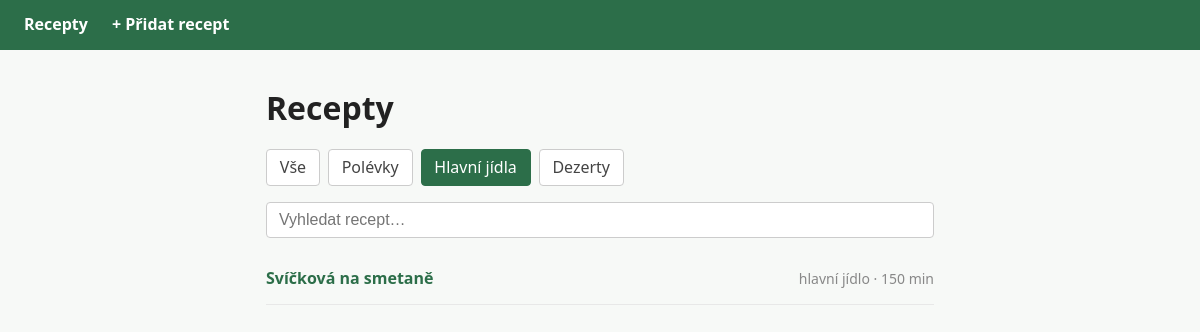
The page /?kat=hlavní+jídlo on the database its author committed.
### tables this page shows
CREATE TABLE recepty (
        id          INTEGER PRIMARY KEY AUTOINCREMENT,
        nazev       TEXT    NOT NULL,
        kategorie   TEXT    NOT NULL,
        ingredience TEXT    NOT NULL,
        postup      TEXT    NOT NULL,
        cas         INTEGER NOT NULL
    );

### index.php (the view, shortened to what this page needs)
<?php
require 'db.php';
$db  = getDb();
$kat = $_GET['kat'] ?? '';
if ($kat) {
    $stmt = $db->prepare("SELECT * FROM recepty WHERE kategorie = ? ORDER BY nazev");
    $stmt->execute([$kat]);
} else {
    $stmt = $db->query("SELECT * FROM recepty ORDER BY nazev");
}
$recepty = $stmt->fetchAll();
$filtry = [
    ''            => 'Vše',
    'polévka'     => 'Polévky',
    'hlavní jídlo'=> 'Hlavní jídla',
    'dezert'      => 'Dezerty',
];
?>
<!DOCTYPE html>
<html lang="cs">
<head>
    <link rel="stylesheet" href="style.css">
</head>
<body>
<nav>
    <a href="index.php">Recepty</a>
    <a href="pridat.php">+ Přidat recept</a>
</nav>
<main>
    <h1>Recepty</h1>
    <div class="filtry">
        <?php foreach ($filtry as $hodnota => $popisek): ?>
        <a href="?kat=<?= urlencode($hodnota) ?>"
           class="<?= $kat === $hodnota ? 'aktivni' : '' ?>">
            <?= $popisek ?>
        </a>
        <?php endforeach; ?>
    </div>
    <input id="hledej" type="search" placeholder="Vyhledat recept…">
    <ul id="seznam">
        <?php foreach ($recepty as $r): ?>
        <li>
            <a href="detail.php?id=<?= $r['id'] ?>">
                <?= htmlspecialchars($r['nazev']) ?>
            </a>
            <span class="meta">
                <?= htmlspecialchars($r['kategorie']) ?> · <?= $r['cas'] ?> min
            </span>
        </li>
        <?php endforeach; ?>
    </ul>
</main>
</body>
</html>

### style.css (style rules this page uses)
* { box-sizing: border-box; margin: 0; padding: 0; }
body { font-family: system-ui, sans-serif; background: #f7f9f7; color: #222; line-height: 1.6; }
nav { background: #2c6e49; padding: 0.75rem 1.5rem; display: flex; gap: 1.5rem; align-items: center; }
nav a { color: #fff; text-decoration: none; font-weight: 600; }
main { max-width: 700px; margin: 2rem auto; padding: 0 1rem; }
h1 { margin-bottom: 1rem; }
.filtry { display: flex; gap: 0.5rem; flex-wrap: wrap; margin-bottom: 1rem; }
.filtry a { padding: 0.3rem 0.8rem; border: 1px solid #ccc; border-radius: 4px; text-decoration: none; color: #444; background: #fff; }
.filtry a.aktivni, .filtry a:hover { background: #2c6e49; color: #fff; border-color: #2c6e49; }
#hledej { width: 100%; padding: 0.5rem 0.75rem; font-size: 1rem; border: 1px solid #ccc; border-radius: 4px; margin-bottom: 1rem; }
#seznam { list-style: none; }
#seznam li { display: flex; justify-content: space-between; align-items: center; padding: 0.75rem 0; border-bottom: 1px solid #e8e8e8; }
#seznam a { font-weight: 600; color: #2c6e49; text-decoration: none; }
.meta { color: #888; font-size: 0.875rem; }

### rows shown on the page
recepty: nazev "Svíčková na smetaně", kategorie "hlavní jídlo", cas "150"

### other values the page prints
$popisek "Vše"
$popisek "Polévky"
$popisek "Hlavní jídla"
$popisek "Dezerty"
